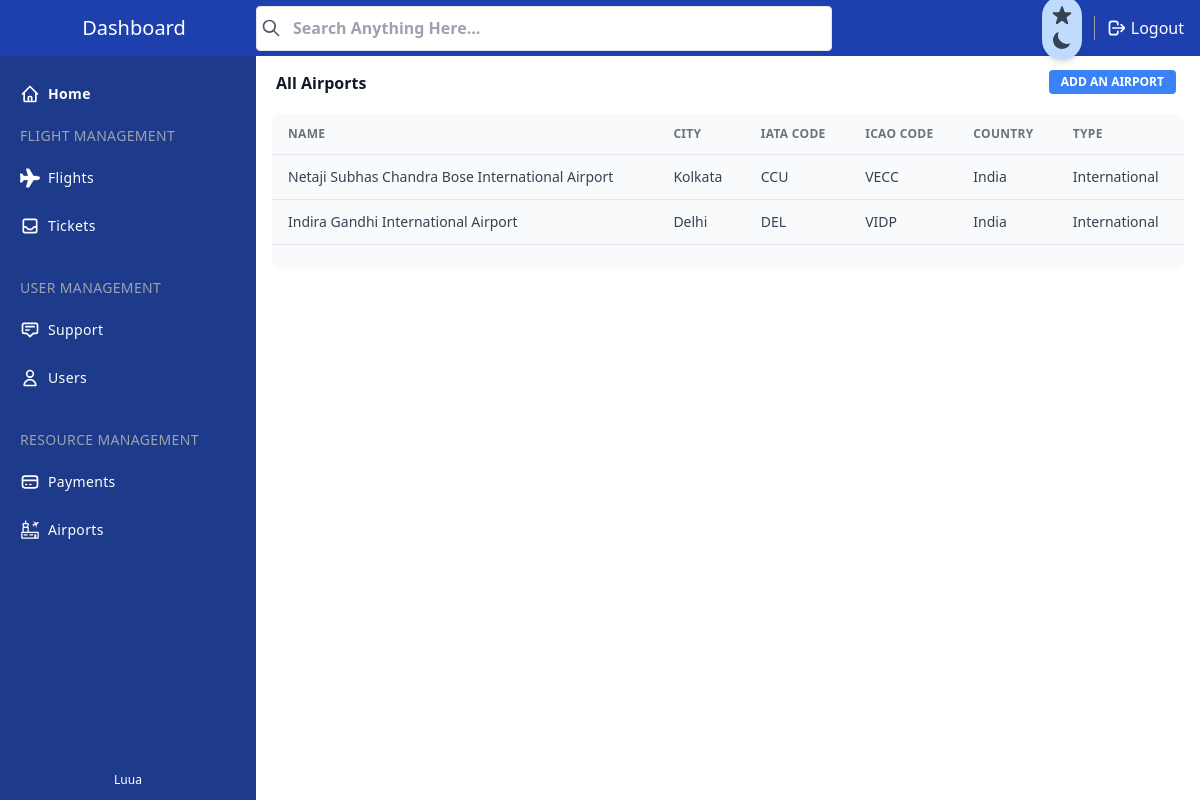
The page /manage/airports/ (signed in) on the database its author committed.
### core/models.py (models this page shows, shortened)
class BaseModel(models.Model):
    uid = models.UUIDField(primary_key = True, default = uuid.uuid4)
    created_at = models.DateTimeField(auto_now_add= True)
    updated_at = models.DateTimeField(auto_now= True)
    class Meta:
        abstract = True

class Airport(BaseModel):
    airport_name = models.CharField(max_length=200)
    airport_city = models.CharField(max_length=50)
    airport_country = models.CharField(max_length=16)
    iata_code = models.CharField(max_length=3)
    icao_code = models.CharField(max_length=4)
    airport_type = models.CharField(max_length=14, null=True, blank=True)

### manage/views.py (the view)
# urls.py: path('airports/', views.all_airports, name="all_airports"),
@login_required(login_url='/manage/login')
@staff_member_required(login_url='/manage/login')
def all_airports(request):
    try:
        context = {
            "airports" : Airport.objects.all()
        }
        return render(request, 'manage/airports/all-airports.html', context)
    except Exception as err:
        logger.error(err)

### template/manage/airports/all-airports.html (shortened to what this page needs)
{% include 'manage/sections/header.html' %}
{% load static %}
</head>
<body>
    <div x-data="setup()" :class="{ 'dark': isDark }">
        <div
            class="min-h-screen flex flex-col flex-auto flex-shrink-0 antialiased bg-white dark:bg-gray-700 text-black dark:text-white">
            {% include 'manage/sections/nav-bar.html' %}
            {% include 'manage/sections/side-bar.html' %}
            <div class="h-full ml-14 mt-14 mb-10 md:ml-64">
                <div class="flex flex-wrap bg-black-500 items-center px-5 pt-3">
                    <div class="relative w-full max-w-full flex-grow flex-1">
                        <h3 class="font-semibold text-base text-gray-900 dark:text-gray-50">All Airports
                        </h3>
                    </div>
                    <div class="relative w-full max-w-full flex-grow flex-1 text-right">
                        <button onclick="window.location.href='/manage/airports/add/';"
                            class="text-2xl bg-blue-500 dark:bg-gray-100 text-white active:bg-blue-600 dark:text-gray-800 dark:active:text-gray-700 text-xs font-bold uppercase px-3 py-1 rounded outline-none focus:outline-none mr-1 mb-1 ease-linear transition-all duration-150"
                            type="button">Add an Airport</button>
                    </div>
                </div>
                <div class="mt-4 mx-4">
                    <div class="w-full overflow-hidden rounded-lg shadow-xs">
                        <div class="w-full overflow-x-auto">
                            <table class="w-full">
                                <thead>
                                    <tr
                                        class="text-xs font-semibold tracking-wide text-left text-gray-500 uppercase border-b dark:border-gray-700 bg-gray-50 dark:text-gray-400 dark:bg-gray-800">
                                        <th class="px-4 py-3">Name</th>
                                        <th class="px-4 py-3">City</th>
                                        <th class="px-4 py-3">IATA Code</th>
                                        <th class="px-4 py-3">ICAO Code</th>
                                        <th class="px-4 py-3">Country</th>
                                        <th class="px-4 py-3">Type</th>
                                    </tr>
                                </thead>
                                <tbody class="bg-white divide-y dark:divide-gray-700 dark:bg-gray-800">
                                    {% for x in airports %}
                                    <tr onclick="window.location.href='/manage/airports/{{x.uid}}';" class="bg-gray-50 cursor-pointer dark:bg-gray-800 hover:bg-gray-100 dark:hover:bg-gray-900 text-gray-700 dark:text-gray-400">
                                        <td class="px-4 py-3 text-sm">{{x.airport_name}}</td>
                                        <td class="px-4 py-3 text-sm">{{x.airport_city}}</td>
                                        <td class="px-4 py-3 text-sm">{{x.iata_code}}</td>
                                        <td class="px-4 py-3 text-sm">{{x.icao_code}}</td>
                                        <td class="px-4 py-3 text-sm">{{x.airport_country}}</td>
                                        <td class="px-4 py-3 text-sm">{{x.airport_type}}</td>
                                    </tr>
                                    {% endfor %}
                                </tbody>
                            </table>
                        </div>
                        <div
                            class="grid px-4 py-3 text-xs font-semibold tracking-wide text-gray-500 uppercase border-t dark:border-gray-700 bg-gray-50 sm:grid-cols-9 dark:text-gray-400 dark:bg-gray-800">
                        </div>
                    </div>
                </div>
            </div>
        </div>
    </div>
    {% include 'manage/sections/footer.html' %}
</html>

### rows shown on the page
Airport: airport_name "Netaji Subhas Chandra Bose International Airport", airport_city "Kolkata", iata_code "CCU", icao_code "VECC", airport_country "India", airport_type "International"
Airport: airport_name "Indira Gandhi International Airport", airport_city "Delhi", iata_code "DEL", icao_code "VIDP", airport_country "India", airport_type "International"
